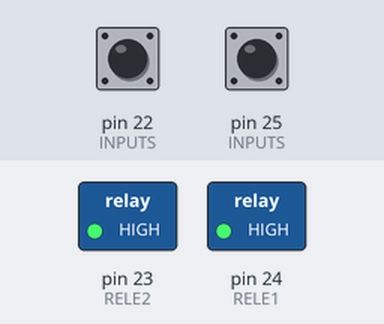
A sketch run on a simulated Arduino Mega 2560, built with avr-gcc and run on an emulated ATmega2560. On the bench: switched loads named in the sketch (green lamp = pin HIGH). The test bench sets the inputs (shaded band); at power-on: pin 25 (INPUTS) HIGH, pin 22 (INPUTS) HIGH.

Above: at 1.2 s.
1.3 s: pin 25 (INPUTS) pulled LOW for 1 s
At 2.9 s:
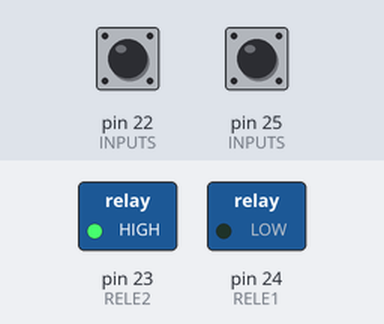
3.8 s: pin 22 (INPUTS) pulled LOW for 1 s
At 4.8 s:
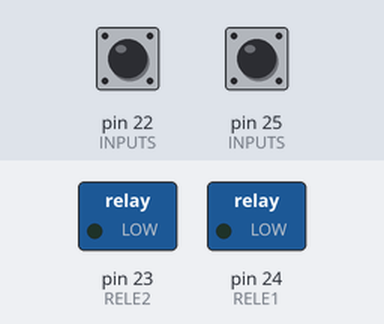
Timing chart, 0 to 6.8 s (numbered marks = the images above; inputs shaded):
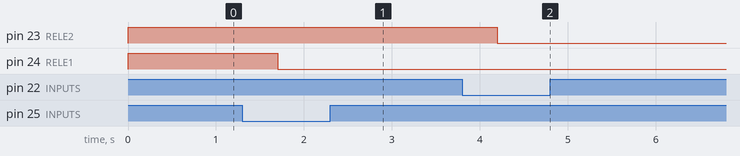

Measured:
- after the input at 1.3 s, pin 24 (RELE1): HIGH → LOW after 0.40 s
- after the input at 3.8 s, pin 23 (RELE2): HIGH → LOW after 0.40 s

The sketch:

05_Libros.ino
```cpp
/*  LIBROS_05
 *
 * MEGA, DFPLAYER, BOTONES Y RELES
 *
 */

//EDITABLE
#define SPRINT      false
#define NEED_REPOSO true
#define LIBRO    25
#define BOTON    22
#define RELE1    24
#define RELE2    23

#define DS       30


const int N_INPUTS = 2;
const int INPUTS[N_INPUTS] = {LIBRO,BOTON};
const int INPUTS_ISTATE[N_INPUTS] = {1,1};
const int N_OUTPUTS = 2;
const int OUTPUTS[N_OUTPUTS] = {RELE1,RELE2};
const int OUTPUTS_ISTATE[N_OUTPUTS] = {1,1};


//NO EDITABLE
boolean reposo = false;
boolean activo = false;
boolean resuelto = false;
unsigned long timer_print = 0;
////////////////////////////////////SETUP///////////////////////////////
//NO EDITABLE
void setup() {
  if(SPRINT){Serial.begin(9600);}
//declara entradas
  for(int a = 0;a < N_INPUTS;a++){
    pinMode(INPUTS[a] , INPUT);
    digitalWrite(INPUTS[a] , INPUTS_ISTATE[a]);
  }
//declara salidas
  for(int a = 0;a < N_OUTPUTS;a++){
    pinMode(OUTPUTS[a] , OUTPUT);
    digitalWrite(OUTPUTS[a] , OUTPUTS_ISTATE[a]);
  }
//si necesita reposo
  if(NEED_REPOSO){reposo=true;activo=false;resuelto=false;}else{reposo=false;activo=true;resuelto=false;}
}

///////////////////////////////////////LOOP//////////////////////////////////////////
void loop() {
  if_reposo();
  if_activo();
  if_resuelto();
  showme();
}

////////////////////////////////////////FUNCIONES///////////////////////////////////
//EDITABLE
void if_reposo()
{
  if(reposo){
        if(check(0,LIBRO,DS)){delay(100);if(check(0,LIBRO,DS)){digitalWrite(RELE1,LOW);reposo=false;activo=true;}}
  }
}

void if_activo()
{
  if(activo){
    if(check(0,BOTON,DS)){delay(100);if(check(0,BOTON,DS)){digitalWrite(RELE2,LOW);activo=false;resuelto=true;}}
  }
}

void if_resuelto()
{
  if(resuelto){
    digitalWrite(RELE1,LOW);
    digitalWrite(RELE2,LOW);
  }
}

void showme ()
{
  if(SPRINT && millis() - timer_print > 1000)
  {
    Serial.println("------NUEVA MEDICION------");
    Serial.print("Libro: ");
    Serial.println(check(0, LIBRO ,DS));
    Serial.print("Boton: ");
    Serial.println(check(0, BOTON ,DS));
    timer_print = millis();
    }
  }

//NO EDITABLE
//comprueba el estado de un sensor
boolean check (boolean cual, int entrada, int ds)
{
  boolean resu = false;
  int contador = 0;
  if(cual){ while(digitalRead(entrada) == 1 && resu == false){delay(ds);contador++;if(contador == 5){resu = true;}}
  }else{    while(digitalRead(entrada) == 0 && resu == false){delay(ds);contador++;if(contador == 5){resu = true;}}}
  return resu;
}
```
